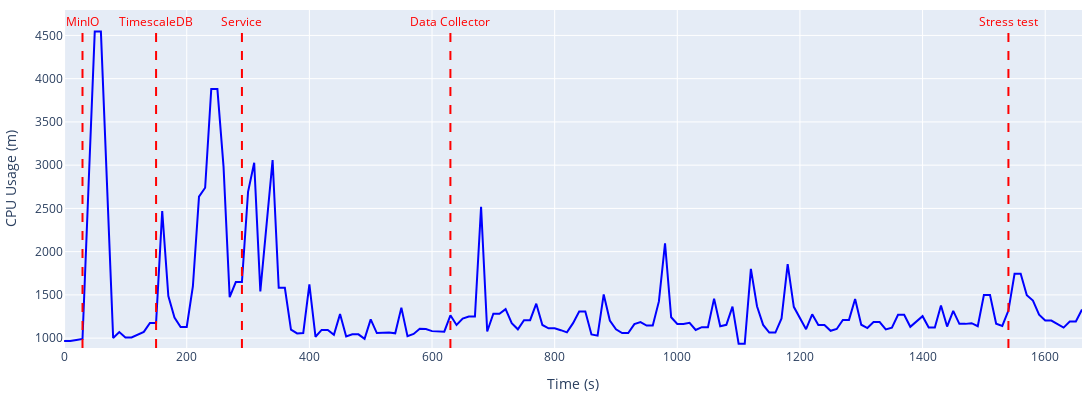

The code cell stored with this chart in its notebook:
### Code cell
import plotly.express as px
import plotly.graph_objects as go

fig = go.Figure()

TIME_RESOLUTION = 10  # seconds

fig.add_trace(
    go.Scatter(
        x=data["time"],
        y=data["cpu"],
        mode="lines",
        name="CPU Usage",
        line=dict(color="blue"),
    )
)

# add horizontal lines
for x_name, x in line_x.items():
    fig.add_trace(
        go.Scatter(
            x=[x*TIME_RESOLUTION, x*TIME_RESOLUTION],
            y=[data["cpu"].min()-50, data["cpu"].max()],
            mode="lines",
            line=dict(color="red", dash="dash"),
        )
    )

    fig.add_annotation(
        x=x*TIME_RESOLUTION,
        y=data["cpu"].max(),
        text=x_name,
        showarrow=False,
        yshift=10,
        font=dict(color="red")
    )

fig.update_layout(
    xaxis_title="Time (s)",
    yaxis_title="CPU Usage (m)",
    height=400,
    width=1200,
    margin=dict(l=10, r=10, t=10, b=10),
    showlegend=False,
    yaxis=dict(
        range=[data["cpu"].min()-50, data["cpu"].max()+250],
    ),
)
fig.show()

### Figure 1 — Plotly figure (JSON) as saved in the notebook; plotly's stock layout.template omitted (floating-point values rounded to 4 significant figures; data arrays with more than 128 entries replaced by an {"elided": "..."} marker saying what was removed)
{"data": [{"line": {"color": "blue"}, "mode": "lines", "name": "CPU Usage", "type": "scatter", "x": {"elided": "167 int values"}, "y": {"elided": "167 int values"}}, {"line": {"color": "red", "dash": "dash"}, "mode": "lines", "type": "scatter", "x": [30, 30], "y": [886, 4544]}, {"line": {"color": "red", "dash": "dash"}, "mode": "lines", "type": "scatter", "x": [150, 150], "y": [886, 4544]}, {"line": {"color": "red", "dash": "dash"}, "mode": "lines", "type": "scatter", "x": [290, 290], "y": [886, 4544]}, {"line": {"color": "red", "dash": "dash"}, "mode": "lines", "type": "scatter", "x": [630, 630], "y": [886, 4544]}, {"line": {"color": "red", "dash": "dash"}, "mode": "lines", "type": "scatter", "x": [1540, 1540], "y": [886, 4544]}], "layout": {"annotations": [{"font": {"color": "red"}, "showarrow": false, "text": "MinIO", "x": 30, "y": 4544, "yshift": 10}, {"font": {"color": "red"}, "showarrow": false, "text": "TimescaleDB", "x": 150, "y": 4544, "yshift": 10}, {"font": {"color": "red"}, "showarrow": false, "text": "Service", "x": 290, "y": 4544, "yshift": 10}, {"font": {"color": "red"}, "showarrow": false, "text": "Data Collector", "x": 630, "y": 4544, "yshift": 10}, {"font": {"color": "red"}, "showarrow": false, "text": "Stress test", "x": 1540, "y": 4544, "yshift": 10}], "height": 400, "margin": {"b": 10, "l": 10, "r": 10, "t": 10}, "showlegend": false, "width": 1200, "xaxis": {"title": {"text": "Time (s)"}}, "yaxis": {"range": [886, 4794], "title": {"text": "CPU Usage (m)"}}}}
